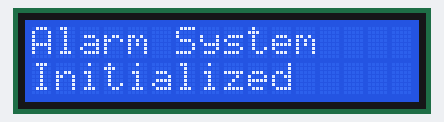
A sketch run on a simulated Arduino Uno, built with avr-gcc and run on an emulated ATmega328P. Parts: 16×2 character LCD. The local clock reads 2024-03-15 10:24:30 at power-on unless the sketch sets it.

Above: at 0.1 s.
At 2.1 s:
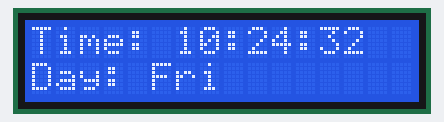
At 11.3 s:
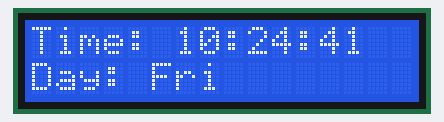
At 20.5 s:
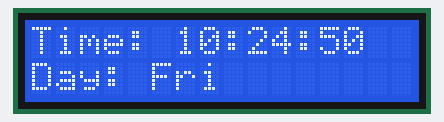
At 29.7 s:
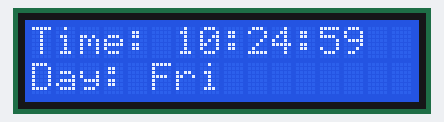
At 38.8 s:
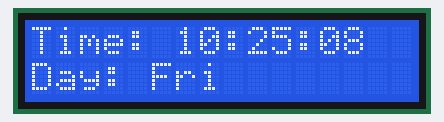

The sketch:

sketch.ino
```cpp
#include <Arduino.h>
#include <Wire.h>
#include <TimeLib.h>
#include <DS1307RTC.h>
#include <LiquidCrystal.h>

// Define the pins for the RTC, buzzer, and LCD
const int RTC_SDA = 2;
const int RTC_SCL = 3;
const int buzzerPin = 7;
const int LCD_RS = 8;
const int LCD_EN = 9;
const int LCD_D4 = 10;
const int LCD_D5 = 11;
const int LCD_D6 = 12;
const int LCD_D7 = 13;

// Define the maximum number of alarms
const int maxAlarms = 15;

// Create an array to store the alarms
struct Alarm {
  int hour;
  int minute;
  bool enabled;
};
Alarm alarms[maxAlarms];

// Initialize the alarms
void initAlarms() {
  // Set the alarm times
  alarms[0].hour = 12;
  alarms[0].minute = 21;
  alarms[0].enabled = true;

  alarms[1].hour = 14;
  alarms[1].minute = 40;
  alarms[1].enabled = true;

  alarms[2].hour = 14;
  alarms[2].minute = 55;
  alarms[2].enabled = true;

  alarms[3].hour = 19;
  alarms[3].minute = 55;
  alarms[3].enabled = true;

  alarms[4].hour = 19;
  alarms[4].minute = 56;
  alarms[4].enabled = true;

  alarms[5].hour = 19;
  alarms[5].minute = 57;
  alarms[5].enabled = true;

  alarms[6].hour = 19;
  alarms[6].minute = 55;
  alarms[6].enabled = true;

  alarms[7].hour = 19;
  alarms[7].minute = 56;
  alarms[7].enabled = true;

  alarms[8].hour = 19;
  alarms[8].minute = 57;
  alarms[8].enabled = true;

  alarms[9].hour = 19;
  alarms[9].minute = 55;
  alarms[9].enabled = true;

  alarms[10].hour = 19;
  alarms[10].minute = 56;
  alarms[10].enabled = true;

  alarms[11].hour = 19;
  alarms[11].minute = 57;
  alarms[11].enabled = true;

  alarms[12].hour = 19;
  alarms[12].minute = 55;
  alarms[12].enabled = true;

  alarms[13].hour = 19;
  alarms[13].minute = 56;
  alarms[13].enabled = true;

  alarms[14].hour = 19;
  alarms[14].minute = 57;
  alarms[14].enabled = true;

  alarms[15].hour = 19;
  alarms[15].minute = 55;
  alarms[15].enabled = true;
}

// Check if an alarm is active
bool isAlarmActive(int alarmNumber) {
  return alarms[alarmNumber].enabled &&
         (hour() == alarms[alarmNumber].hour &&
          minute() == alarms[alarmNumber].minute);
}

// Sound the buzzer when an alarm is active
void soundAlarm(int alarmNumber) {
  digitalWrite(buzzerPin, HIGH);
  tone(buzzerPin, 262, 250);
  delay(100);
  digitalWrite(buzzerPin, LOW);
  delay(100);
}

// Create an instance of the LiquidCrystal object
LiquidCrystal lcd(LCD_RS, LCD_EN, LCD_D4, LCD_D5, LCD_D6, LCD_D7);

void setup() {
  // Initialize the serial port
  Serial.begin(9600);

  // Initialize the RTC
  setSyncProvider(RTC.get);
  if(!RTC.isRunning()){
    Serial.println("RCT is NOT running!");
  }

  // Initialize the alarms
  initAlarms();

  // Set up the LCD
  lcd.begin(16, 2);
  lcd.clear();
  lcd.setCursor(0, 0);
  lcd.print("Alarm System");
  lcd.setCursor(0, 1);
  lcd.print("Initialized");
  delay(2000);
  lcd.clear();
}

void loop() {
  // Get the current date and time
  time_t now = RTC.get();
  tmElements_t tm;
  breakTime(now, tm);

  // Retrieve the day of the week
  String dayOfWeek = dayShortStr(weekday());

  //checking the days of the week to apply the alarms
    // Check if any of the alarms are active
  for (int i = 0; i < maxAlarms; i++) {
    if (isAlarmActive(i)) {
      soundAlarm(i);
      lcd.clear();
      lcd.setCursor(0, 0);
      lcd.print("Alarm Active!");
      lcd.setCursor(0, 1);
      lcd.print("Alarm: ");
      lcd.print(i + 1);
      delay(1000);
      lcd.clear();
    }
  }

  // Display the current time on the LCD
  lcd.setCursor(0, 0);
  lcd.print("Time: ");
  char timeStr[9];
  sprintf(timeStr, "%02d:%02d:%02d", hour(), minute(), second());
  lcd.print(timeStr);
  lcd.setCursor(0, 1);
  lcd.print("Day: ");
  lcd.print(dayOfWeek);
  delay(1000);
}
```

Measured:
- what the display in image 1 shows lasts 1.0 s, from 2.1 s to 3.1 s
